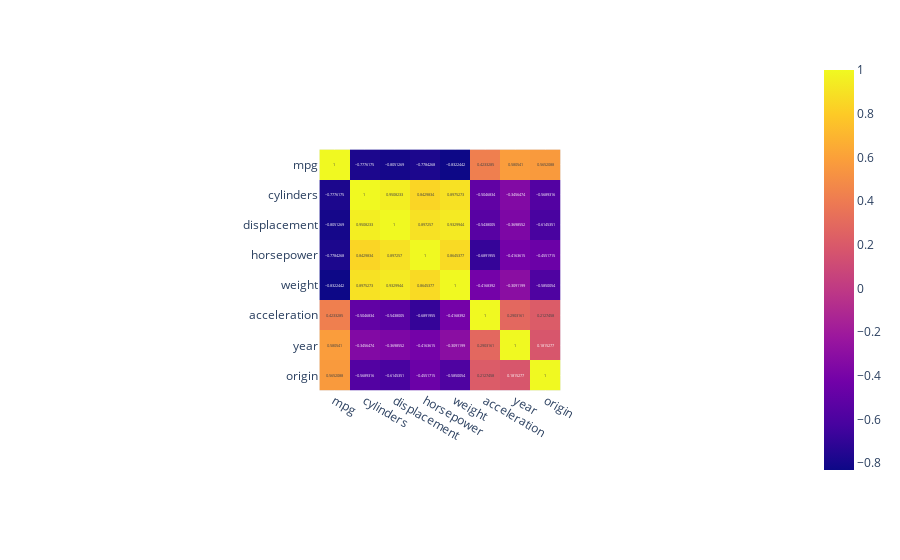

Here is the notebook cell this chart was saved with:
### Code cell
# 相関行列を計算して可視化
df_graph = df[['mpg', 'cylinders', 'displacement', 'horsepower', 'weight',
       'acceleration', 'year', 'origin']]
# heatmap
fig = px.imshow(df_graph.corr(),  # .corr()で相関行列を計算 
                text_auto=True)  #  グラフに数値を入れ込む
fig.show()

### Figure 1 — Plotly figure (JSON) as saved in the notebook; plotly's stock layout.template omitted (floating-point values rounded to 4 significant figures)
{"data": [{"coloraxis": "coloraxis", "hovertemplate": "x: %{x}<br>y: %{y}<br>color: %{z}<extra></extra>", "name": "0", "texttemplate": "%{z}", "type": "heatmap", "x": ["mpg", "cylinders", "displacement", "horsepower", "weight", "acceleration", "year", "origin"], "xaxis": "x", "y": ["mpg", "cylinders", "displacement", "horsepower", "weight", "acceleration", "year", "origin"], "yaxis": "y", "z": [[1, -0.7776, -0.8051, -0.7784, -0.8322, 0.4233, 0.5805, 0.5652], [-0.7776, 1, 0.9508, 0.843, 0.8975, -0.5047, -0.3456, -0.5689], [-0.8051, 0.9508, 1, 0.8973, 0.933, -0.5438, -0.3699, -0.6145], [-0.7784, 0.843, 0.8973, 1, 0.8645, -0.6892, -0.4164, -0.4552], [-0.8322, 0.8975, 0.933, 0.8645, 1, -0.4168, -0.3091, -0.585], [0.4233, -0.5047, -0.5438, -0.6892, -0.4168, 1, 0.2903, 0.2127], [0.5805, -0.3456, -0.3699, -0.4164, -0.3091, 0.2903, 1, 0.1815], [0.5652, -0.5689, -0.6145, -0.4552, -0.585, 0.2127, 0.1815, 1]]}], "layout": {"autosize": true, "coloraxis": {"colorscale": [[0, "#0d0887"], [0.1111, "#46039f"], [0.2222, "#7201a8"], [0.3333, "#9c179e"], [0.4444, "#bd3786"], [0.5556, "#d8576b"], [0.6667, "#ed7953"], [0.7778, "#fb9f3a"], [0.8889, "#fdca26"], [1, "#f0f921"]]}, "margin": {"t": 60}, "xaxis": {"anchor": "y", "autorange": true, "constrain": "domain", "domain": [0.3325, 0.6675], "range": [-0.5, 7.5], "scaleanchor": "y", "type": "category"}, "yaxis": {"anchor": "x", "autorange": true, "constrain": "domain", "domain": [0, 1], "range": [7.5, -0.5], "type": "category"}}}
